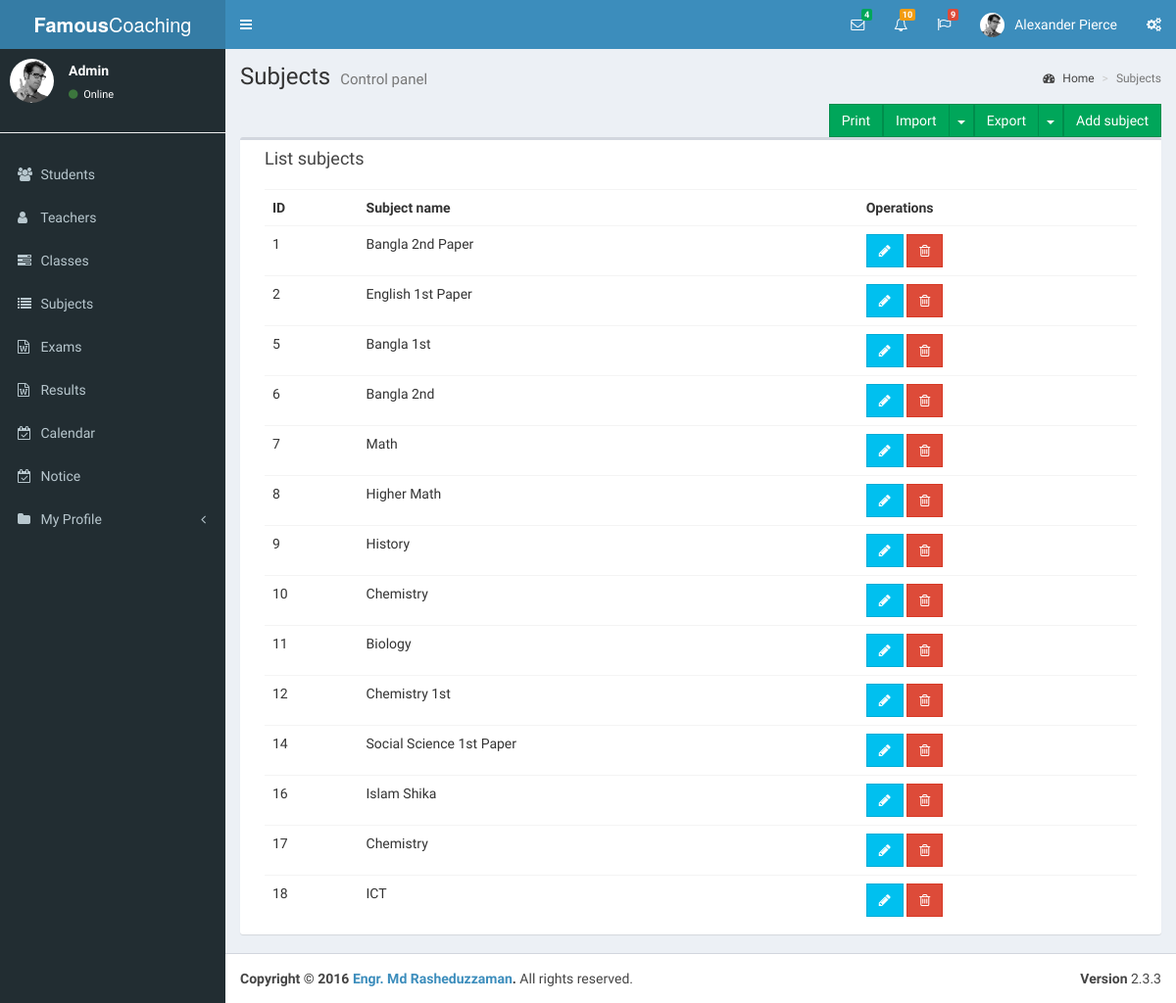
The app's page /subjects.php with its own data.
### tables this page shows
CREATE TABLE `subject` (
  `id` int(11) NOT NULL,
  `subjectname` varchar(100) NOT NULL
);

### subjects.php (the view, shortened to what this page needs)
<?php
include("header.php");
include("leftsidebar.php");
?>
<div class="content-wrapper">
    <section class="content-header">
        <h1>
            Subjects
            <small>Control panel</small>
        </h1>
        <ol class="breadcrumb">
            <li><a href="#"><i class="fa fa-dashboard"></i> Home</a></li>
            <li class="active">Subjects</li>
        </ol>
    </section>
    <section class="content">
        <a href="subjects.php?addsubject=yes"  class="floatRTL btn btn-success btn-flat pull-right marginBottom15 no-print ng-binding">Add subject</a>
        <div class="btn-group pull-right no-print">
            <button type="button" class="btn btn-success btn-flat ng-binding">Export</button>
            <button type="button" class="btn btn-success btn-flat dropdown-toggle" data-toggle="dropdown">
                <span class="caret"></span>
            </button>
        </div>
        <div class="btn-group pull-right no-print">
            <button type="button" class="btn btn-success btn-flat ng-binding">Import</button>
            <button type="button" class="btn btn-success btn-flat dropdown-toggle" data-toggle="dropdown">
                <span class="caret"></span>
            </button>
        </div>
        <a href="javascript:window.print()" class="floatRTL btn btn-success btn-flat pull-right marginBottom15 no-print ng-binding">Print</a>
        <div class="box col-xs-12">
            <div class="box-header">
                <h3 class="box-title ng-binding">List subjects</h3>
            </div>
            <div class="box-body table-responsive">
                <table class="table table-hover">
                    <tbody><tr>
                            <th class="ng-binding">ID</th>
                            <th class="ng-binding">Subject name</th>
                            <th class="no-print ng-binding">Operations</th>
                        </tr>
                        <?php
                        $sql = "SELECT * FROM subject";
                        $result = $conn->query($sql);
                        if ($result->num_rows > 0) {
                            while ($row = $result->fetch_assoc()) {
                                ?>
                                <tr  >
                                    <td class="ng-binding"><?= $row["id"]; ?></td>
                                    <td class="ng-binding"><?= $row["subjectname"]; ?></td>
                                    <td class="no-print">
                                        <a  href="subjects.php?id=<?= $row["id"]; ?>&editsubject=yes" class="btn btn-info btn-flat" title="" tooltip="" data-original-title="Edit"><i class="fa fa-pencil"></i></a>
                                        <a    href="subjects.php?id=<?= $row["id"]; ?>&deletesubject=yes"" class="btn btn-danger btn-flat" title="" tooltip="" data-original-title="Remove"><i class="fa fa-trash-o"></i></a>
                                    </td>
                                </tr>
                                <?php
                            }
                        } else {
                            echo ' <tr   class="ng-hide"><td class="noTableData ng-binding" colspan="5">No Subject</td></tr>';
                        }
                        ?>
                    </tbody></table>
            </div>
        </div>
    </section>
</div>
<?php
include("footer.php");
?>

### records on screen
subject: id "1", subjectname "Bangla 2nd Paper"
subject: id "2", subjectname "English 1st Paper"
subject: id "5", subjectname "Bangla 1st"
subject: id "6", subjectname "Bangla 2nd"
subject: id "7", subjectname "Math"
subject: id "8", subjectname "Higher Math"
subject: id "9", subjectname "History"
subject: id "10", subjectname "Chemistry"
subject: id "11", subjectname "Biology"
subject: id "12", subjectname "Chemistry 1st"
subject: id "14", subjectname "Social Science 1st Paper"
subject: id "16", subjectname "Islam Shika"
subject: id "17", subjectname "Chemistry"
subject: id "18", subjectname "ICT"

### other values on screen
$loginID "Admin"
